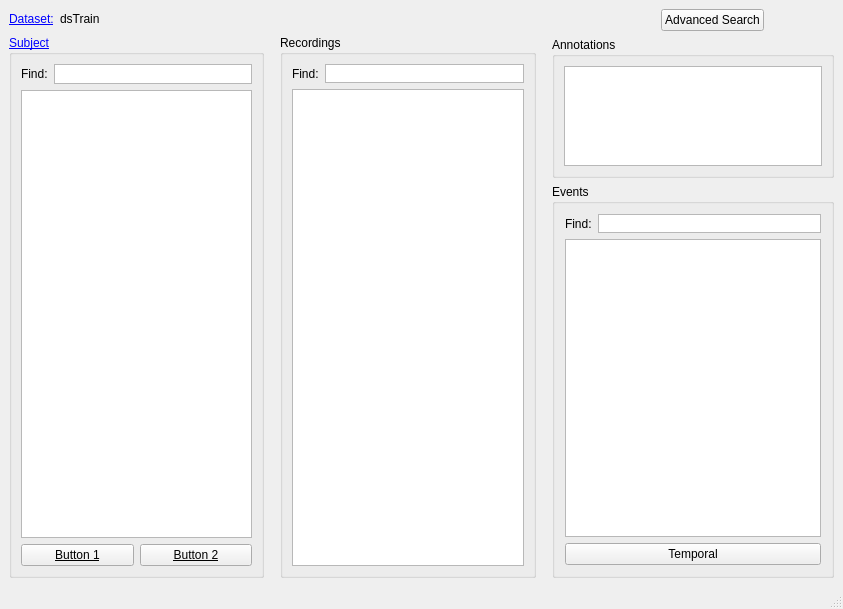
<?xml version="1.0" encoding="UTF-8"?>
<ui version="4.0">
 <class>MainWindow</class>
 <widget class="QMainWindow" name="MainWindow">
  <property name="geometry">
   <rect>
    <x>0</x>
    <y>0</y>
    <width>843</width>
    <height>609</height>
   </rect>
  </property>
  <property name="sizePolicy">
   <sizepolicy hsizetype="Preferred" vsizetype="Maximum">
    <horstretch>0</horstretch>
    <verstretch>0</verstretch>
   </sizepolicy>
  </property>
  <property name="minimumSize">
   <size>
    <width>1</width>
    <height>50</height>
   </size>
  </property>
  <property name="windowTitle">
   <string>MainWindow</string>
  </property>
  <widget class="QWidget" name="centralwidget">
   <layout class="QHBoxLayout" name="horizontalLayout_8">
    <item>
     <layout class="QVBoxLayout" name="verticalLayout_3">
      <property name="sizeConstraint">
       <enum>QLayout::SetNoConstraint</enum>
      </property>
      <item>
       <layout class="QHBoxLayout" name="horizontalLayout_4">
        <item>
         <widget class="Qlabel_click" name="Dataset_label">
          <property name="sizePolicy">
           <sizepolicy hsizetype="Maximum" vsizetype="Maximum">
            <horstretch>0</horstretch>
            <verstretch>0</verstretch>
           </sizepolicy>
          </property>
          <property name="palette">
           <palette>
            <active>
             <colorrole role="WindowText">
              <brush brushstyle="SolidPattern">
               <color alpha="255">
                <red>0</red>
                <green>0</green>
                <blue>255</blue>
               </color>
              </brush>
             </colorrole>
            </active>
            <inactive>
             <colorrole role="WindowText">
              <brush brushstyle="SolidPattern">
               <color alpha="255">
                <red>0</red>
                <green>0</green>
                <blue>255</blue>
               </color>
              </brush>
             </colorrole>
            </inactive>
            <disabled>
             <colorrole role="WindowText">
              <brush brushstyle="SolidPattern">
               <color alpha="255">
                <red>120</red>
                <green>120</green>
                <blue>120</blue>
               </color>
              </brush>
             </colorrole>
            </disabled>
           </palette>
          </property>
          <property name="font">
           <font>
            <underline>true</underline>
           </font>
          </property>
          <property name="text">
           <string>Dataset:</string>
          </property>
          <property name="openExternalLinks">
           <bool>true</bool>
          </property>
         </widget>
        </item>
        <item>
         <widget class="QLabel" name="label_11">
          <property name="sizePolicy">
           <sizepolicy hsizetype="Minimum" vsizetype="Maximum">
            <horstretch>0</horstretch>
            <verstretch>0</verstretch>
           </sizepolicy>
          </property>
          <property name="minimumSize">
           <size>
            <width>1</width>
            <height>20</height>
           </size>
          </property>
          <property name="text">
           <string>dsTrain</string>
          </property>
         </widget>
        </item>
       </layout>
      </item>
      <item>
       <widget class="QGroupBox" name="groupBox_3">
        <property name="sizePolicy">
         <sizepolicy hsizetype="Preferred" vsizetype="MinimumExpanding">
          <horstretch>0</horstretch>
          <verstretch>0</verstretch>
         </sizepolicy>
        </property>
        <property name="palette">
         <palette>
          <active>
           <colorrole role="WindowText">
            <brush brushstyle="SolidPattern">
             <color alpha="255">
              <red>0</red>
              <green>0</green>
              <blue>255</blue>
             </color>
            </brush>
           </colorrole>
          </active>
          <inactive>
           <colorrole role="WindowText">
            <brush brushstyle="SolidPattern">
             <color alpha="255">
              <red>0</red>
              <green>0</green>
              <blue>255</blue>
             </color>
            </brush>
           </colorrole>
          </inactive>
          <disabled>
           <colorrole role="WindowText">
            <brush brushstyle="SolidPattern">
             <color alpha="255">
              <red>120</red>
              <green>120</green>
              <blue>120</blue>
             </color>
            </brush>
           </colorrole>
          </disabled>
         </palette>
        </property>
        <property name="font">
         <font>
          <underline>true</underline>
         </font>
        </property>
        <property name="title">
         <string>Subject</string>
        </property>
        <layout class="QGridLayout" name="gridLayout">
         <item row="0" column="0">
          <layout class="QVBoxLayout" name="verticalLayout_2">
           <item>
            <layout class="QVBoxLayout" name="verticalLayout">
             <item>
              <layout class="QHBoxLayout" name="horizontalLayout_5">
               <property name="sizeConstraint">
                <enum>QLayout::SetMinAndMaxSize</enum>
               </property>
               <item>
                <widget class="QLabel" name="label_10">
                 <property name="sizePolicy">
                  <sizepolicy hsizetype="Preferred" vsizetype="Fixed">
                   <horstretch>0</horstretch>
                   <verstretch>0</verstretch>
                  </sizepolicy>
                 </property>
                 <property name="palette">
                  <palette>
                   <active>
                    <colorrole role="WindowText">
                     <brush brushstyle="SolidPattern">
                      <color alpha="255">
                       <red>0</red>
                       <green>0</green>
                       <blue>0</blue>
                      </color>
                     </brush>
                    </colorrole>
                   </active>
                   <inactive>
                    <colorrole role="WindowText">
                     <brush brushstyle="SolidPattern">
                      <color alpha="255">
                       <red>0</red>
                       <green>0</green>
                       <blue>0</blue>
                      </color>
                     </brush>
                    </colorrole>
                   </inactive>
                   <disabled>
                    <colorrole role="WindowText">
                     <brush brushstyle="SolidPattern">
                      <color alpha="255">
                       <red>120</red>
                       <green>120</green>
                       <blue>120</blue>
                      </color>
                     </brush>
                    </colorrole>
                   </disabled>
                  </palette>
                 </property>
                 <property name="font">
                  <font>
                   <underline>false</underline>
                  </font>
                 </property>
                 <property name="text">
                  <string>Find:</string>
                 </property>
                </widget>
               </item>
               <item>
                <widget class="QPlainTextEdit" name="plainTextEdit_9">
                 <property name="sizePolicy">
                  <sizepolicy hsizetype="Expanding" vsizetype="Maximum">
                   <horstretch>0</horstretch>
                   <verstretch>0</verstretch>
                  </sizepolicy>
                 </property>
                 <property name="minimumSize">
                  <size>
                   <width>1</width>
                   <height>0</height>
                  </size>
                 </property>
                 <property name="maximumSize">
                  <size>
                   <width>16777215</width>
                   <height>20</height>
                  </size>
                 </property>
                 <property name="verticalScrollBarPolicy">
                  <enum>Qt::ScrollBarAlwaysOff</enum>
                 </property>
                 <property name="horizontalScrollBarPolicy">
                  <enum>Qt::ScrollBarAlwaysOff</enum>
                 </property>
                </widget>
               </item>
              </layout>
             </item>
             <item>
              <widget class="QListWidget" name="subject_list">
               <property name="sizePolicy">
                <sizepolicy hsizetype="MinimumExpanding" vsizetype="MinimumExpanding">
                 <horstretch>0</horstretch>
                 <verstretch>0</verstretch>
                </sizepolicy>
               </property>
               <property name="minimumSize">
                <size>
                 <width>1</width>
                 <height>50</height>
                </size>
               </property>
               <property name="font">
                <font>
                 <underline>false</underline>
                </font>
               </property>
               <property name="sizeAdjustPolicy">
                <enum>QAbstractScrollArea::AdjustIgnored</enum>
               </property>
              </widget>
             </item>
            </layout>
           </item>
           <item>
            <layout class="QHBoxLayout" name="horizontalLayout_6">
             <item>
              <widget class="QPushButton" name="pushButton_9">
               <property name="text">
                <string>Button 1</string>
               </property>
              </widget>
             </item>
             <item>
              <widget class="QPushButton" name="pushButton_10">
               <property name="text">
                <string>Button 2</string>
               </property>
              </widget>
             </item>
            </layout>
           </item>
          </layout>
         </item>
        </layout>
       </widget>
      </item>
     </layout>
    </item>
    <item>
     <spacer name="horizontalSpacer_2">
      <property name="orientation">
       <enum>Qt::Horizontal</enum>
      </property>
      <property name="sizeType">
       <enum>QSizePolicy::Minimum</enum>
      </property>
      <property name="sizeHint" stdset="0">
       <size>
        <width>10</width>
        <height>20</height>
       </size>
      </property>
     </spacer>
    </item>
    <item>
     <layout class="QVBoxLayout" name="verticalLayout_5">
      <property name="sizeConstraint">
       <enum>QLayout::SetNoConstraint</enum>
      </property>
      <item>
       <spacer name="verticalSpacer">
        <property name="orientation">
         <enum>Qt::Vertical</enum>
        </property>
        <property name="sizeType">
         <enum>QSizePolicy::Fixed</enum>
        </property>
        <property name="sizeHint" stdset="0">
         <size>
          <width>20</width>
          <height>26</height>
         </size>
        </property>
       </spacer>
      </item>
      <item>
       <widget class="QGroupBox" name="groupBox_4">
        <property name="sizePolicy">
         <sizepolicy hsizetype="Preferred" vsizetype="MinimumExpanding">
          <horstretch>0</horstretch>
          <verstretch>0</verstretch>
         </sizepolicy>
        </property>
        <property name="title">
         <string>Recordings</string>
        </property>
        <layout class="QGridLayout" name="gridLayout_2">
         <item row="0" column="0">
          <layout class="QVBoxLayout" name="verticalLayout_4">
           <item>
            <layout class="QHBoxLayout" name="horizontalLayout_7">
             <property name="sizeConstraint">
              <enum>QLayout::SetDefaultConstraint</enum>
             </property>
             <item>
              <widget class="QLabel" name="label_9">
               <property name="sizePolicy">
                <sizepolicy hsizetype="Preferred" vsizetype="Maximum">
                 <horstretch>0</horstretch>
                 <verstretch>0</verstretch>
                </sizepolicy>
               </property>
               <property name="maximumSize">
                <size>
                 <width>16777215</width>
                 <height>19</height>
                </size>
               </property>
               <property name="text">
                <string>Find:</string>
               </property>
              </widget>
             </item>
             <item>
              <widget class="QPlainTextEdit" name="plainTextEdit_8">
               <property name="sizePolicy">
                <sizepolicy hsizetype="Expanding" vsizetype="Maximum">
                 <horstretch>0</horstretch>
                 <verstretch>0</verstretch>
                </sizepolicy>
               </property>
               <property name="maximumSize">
                <size>
                 <width>16777215</width>
                 <height>19</height>
                </size>
               </property>
               <property name="verticalScrollBarPolicy">
                <enum>Qt::ScrollBarAlwaysOff</enum>
               </property>
               <property name="horizontalScrollBarPolicy">
                <enum>Qt::ScrollBarAlwaysOff</enum>
               </property>
              </widget>
             </item>
            </layout>
           </item>
           <item>
            <widget class="QListWidget" name="recordings_list">
             <property name="sizePolicy">
              <sizepolicy hsizetype="MinimumExpanding" vsizetype="MinimumExpanding">
               <horstretch>0</horstretch>
               <verstretch>0</verstretch>
              </sizepolicy>
             </property>
             <property name="minimumSize">
              <size>
               <width>1</width>
               <height>50</height>
              </size>
             </property>
            </widget>
           </item>
          </layout>
         </item>
        </layout>
       </widget>
      </item>
     </layout>
    </item>
    <item>
     <spacer name="horizontalSpacer_3">
      <property name="orientation">
       <enum>Qt::Horizontal</enum>
      </property>
      <property name="sizeType">
       <enum>QSizePolicy::Minimum</enum>
      </property>
      <property name="sizeHint" stdset="0">
       <size>
        <width>10</width>
        <height>20</height>
       </size>
      </property>
     </spacer>
    </item>
    <item>
     <layout class="QVBoxLayout" name="verticalLayout_9">
      <property name="sizeConstraint">
       <enum>QLayout::SetNoConstraint</enum>
      </property>
      <item>
       <layout class="QHBoxLayout" name="horizontalLayout_9">
        <item>
         <spacer name="horizontalSpacer">
          <property name="orientation">
           <enum>Qt::Horizontal</enum>
          </property>
          <property name="sizeType">
           <enum>QSizePolicy::Minimum</enum>
          </property>
          <property name="sizeHint" stdset="0">
           <size>
            <width>40</width>
            <height>20</height>
           </size>
          </property>
         </spacer>
        </item>
        <item>
         <widget class="QPushButton" name="pushButton">
          <property name="sizePolicy">
           <sizepolicy hsizetype="Maximum" vsizetype="Fixed">
            <horstretch>0</horstretch>
            <verstretch>0</verstretch>
           </sizepolicy>
          </property>
          <property name="text">
           <string>Advanced Search</string>
          </property>
         </widget>
        </item>
       </layout>
      </item>
      <item>
       <layout class="QVBoxLayout" name="verticalLayout_8">
        <property name="sizeConstraint">
         <enum>QLayout::SetNoConstraint</enum>
        </property>
        <item>
         <widget class="QGroupBox" name="groupBox">
          <property name="sizePolicy">
           <sizepolicy hsizetype="Preferred" vsizetype="Preferred">
            <horstretch>0</horstretch>
            <verstretch>0</verstretch>
           </sizepolicy>
          </property>
          <property name="minimumSize">
           <size>
            <width>0</width>
            <height>0</height>
           </size>
          </property>
          <property name="title">
           <string>Annotations</string>
          </property>
          <layout class="QVBoxLayout" name="verticalLayout_10">
           <item>
            <widget class="QListWidget" name="annotations_list">
             <property name="sizePolicy">
              <sizepolicy hsizetype="Expanding" vsizetype="Maximum">
               <horstretch>0</horstretch>
               <verstretch>0</verstretch>
              </sizepolicy>
             </property>
             <property name="minimumSize">
              <size>
               <width>0</width>
               <height>50</height>
              </size>
             </property>
             <property name="maximumSize">
              <size>
               <width>16777215</width>
               <height>100</height>
              </size>
             </property>
            </widget>
           </item>
          </layout>
         </widget>
        </item>
        <item>
         <widget class="QGroupBox" name="groupBox_2">
          <property name="sizePolicy">
           <sizepolicy hsizetype="Preferred" vsizetype="MinimumExpanding">
            <horstretch>0</horstretch>
            <verstretch>0</verstretch>
           </sizepolicy>
          </property>
          <property name="title">
           <string>Events</string>
          </property>
          <layout class="QVBoxLayout" name="verticalLayout_11">
           <item>
            <layout class="QVBoxLayout" name="verticalLayout_7">
             <property name="sizeConstraint">
              <enum>QLayout::SetDefaultConstraint</enum>
             </property>
             <property name="leftMargin">
              <number>1</number>
             </property>
             <property name="topMargin">
              <number>1</number>
             </property>
             <property name="rightMargin">
              <number>1</number>
             </property>
             <property name="bottomMargin">
              <number>1</number>
             </property>
             <item>
              <layout class="QVBoxLayout" name="verticalLayout_6">
               <property name="sizeConstraint">
                <enum>QLayout::SetNoConstraint</enum>
               </property>
               <item>
                <layout class="QHBoxLayout" name="horizontalLayout_10">
                 <item>
                  <widget class="QLabel" name="label_8">
                   <property name="sizePolicy">
                    <sizepolicy hsizetype="Preferred" vsizetype="Maximum">
                     <horstretch>0</horstretch>
                     <verstretch>0</verstretch>
                    </sizepolicy>
                   </property>
                   <property name="maximumSize">
                    <size>
                     <width>16777215</width>
                     <height>13</height>
                    </size>
                   </property>
                   <property name="text">
                    <string>Find:</string>
                   </property>
                  </widget>
                 </item>
                 <item>
                  <widget class="QPlainTextEdit" name="plainTextEdit_7">
                   <property name="sizePolicy">
                    <sizepolicy hsizetype="Expanding" vsizetype="Maximum">
                     <horstretch>0</horstretch>
                     <verstretch>0</verstretch>
                    </sizepolicy>
                   </property>
                   <property name="maximumSize">
                    <size>
                     <width>16777215</width>
                     <height>19</height>
                    </size>
                   </property>
                   <property name="verticalScrollBarPolicy">
                    <enum>Qt::ScrollBarAlwaysOff</enum>
                   </property>
                   <property name="horizontalScrollBarPolicy">
                    <enum>Qt::ScrollBarAlwaysOff</enum>
                   </property>
                  </widget>
                 </item>
                </layout>
               </item>
               <item>
                <widget class="QListWidget" name="events_list">
                 <property name="sizePolicy">
                  <sizepolicy hsizetype="MinimumExpanding" vsizetype="MinimumExpanding">
                   <horstretch>0</horstretch>
                   <verstretch>0</verstretch>
                  </sizepolicy>
                 </property>
                 <property name="minimumSize">
                  <size>
                   <width>0</width>
                   <height>50</height>
                  </size>
                 </property>
                </widget>
               </item>
              </layout>
             </item>
             <item>
              <widget class="QPushButton" name="pushButton_8">
               <property name="text">
                <string>Temporal</string>
               </property>
              </widget>
             </item>
            </layout>
           </item>
          </layout>
         </widget>
        </item>
       </layout>
      </item>
     </layout>
    </item>
   </layout>
  </widget>
  <widget class="QMenuBar" name="menubar">
   <property name="geometry">
    <rect>
     <x>0</x>
     <y>0</y>
     <width>843</width>
     <height>21</height>
    </rect>
   </property>
  </widget>
  <widget class="QStatusBar" name="statusbar"/>
 </widget>
 <customwidgets>
  <customwidget>
   <class>Qlabel_click</class>
   <extends>QLabel</extends>
   <header>Qlabel_click.h</header>
  </customwidget>
 </customwidgets>
 <resources/>
 <connections/>
</ui>
